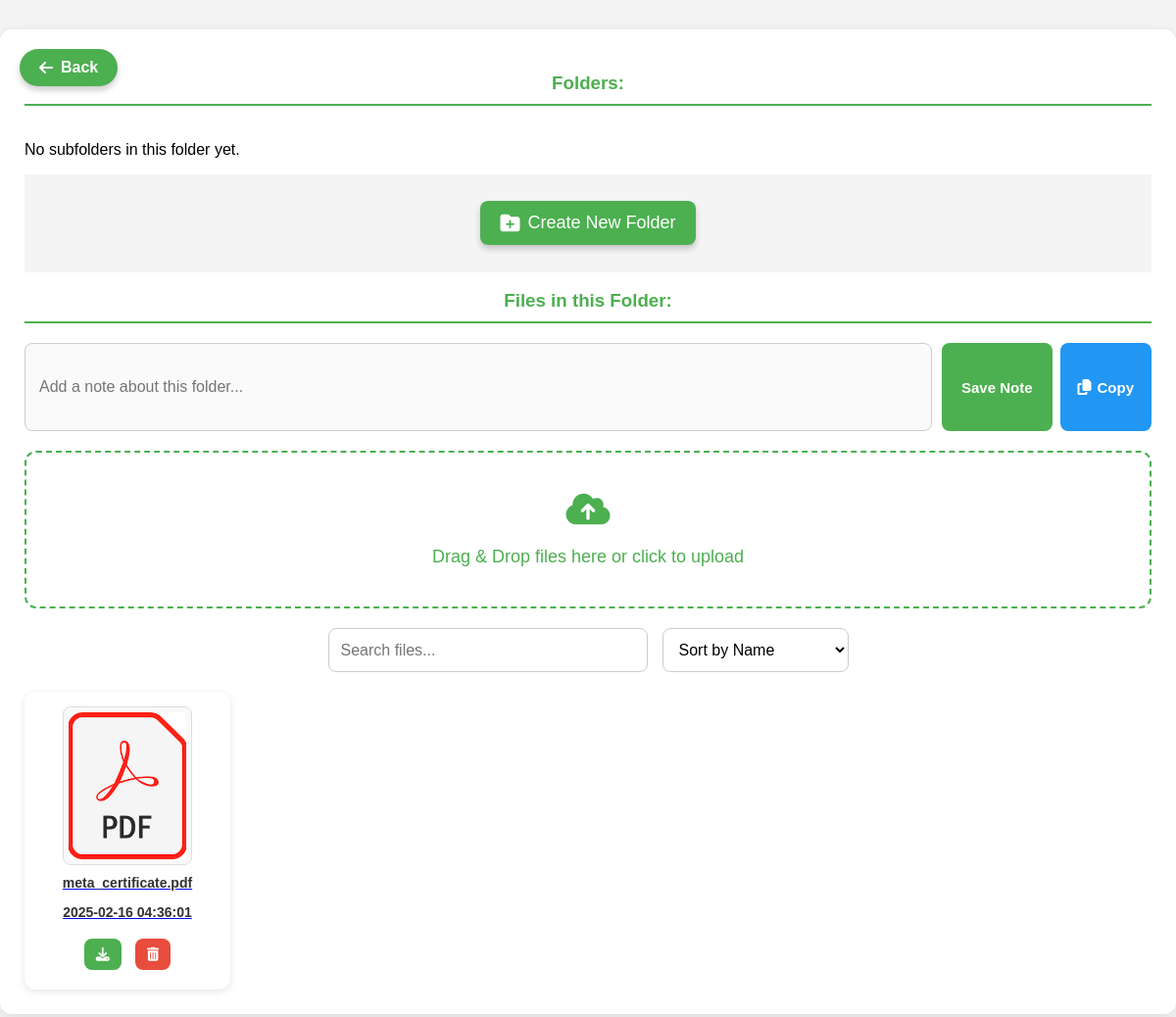
The app's page /folder/1/ (signed in), older data.
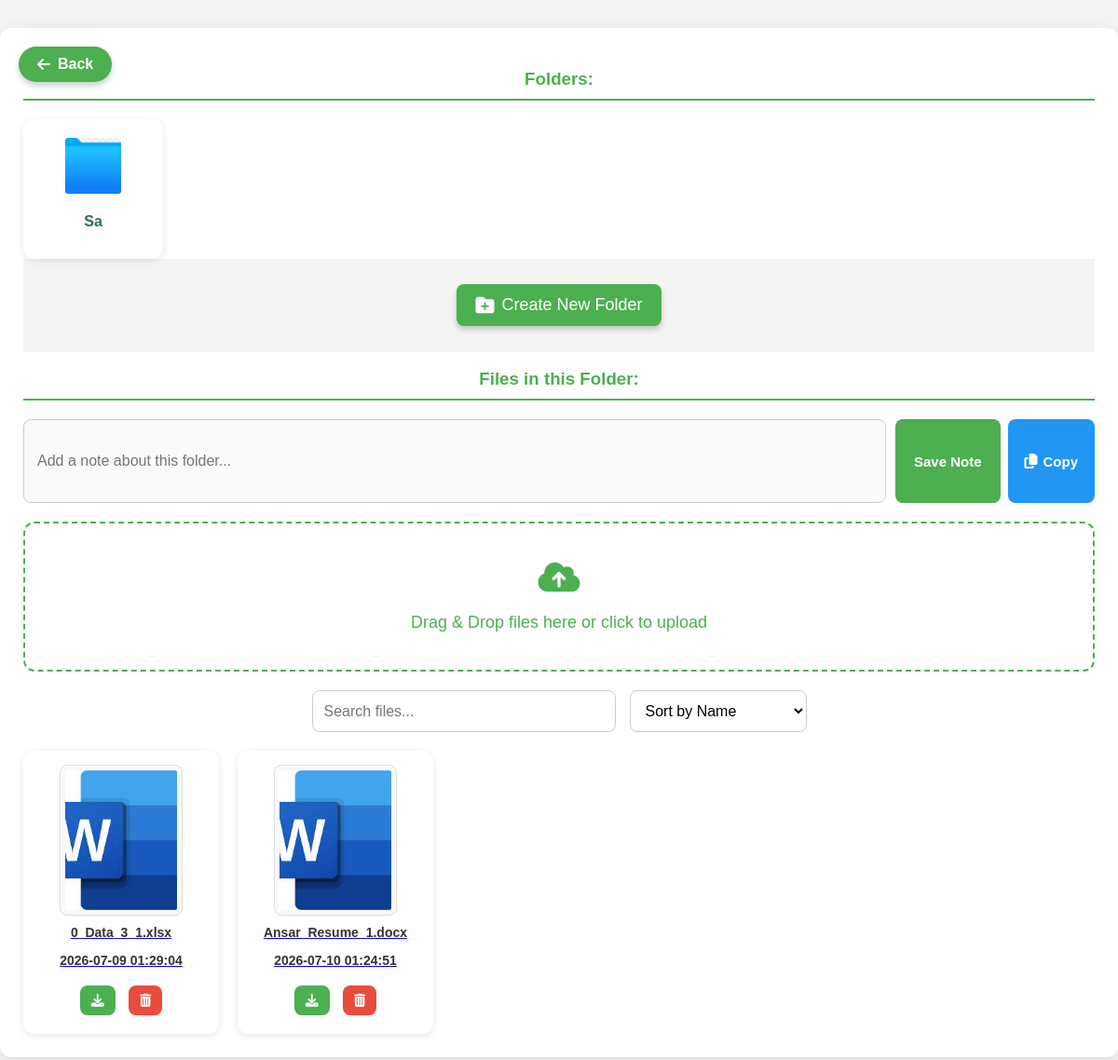
The same page, newer data.
### files/models.py (models this page shows, shortened)
class File(models.Model):
    folder = models.ForeignKey(Folder, on_delete=models.CASCADE)
    file = models.FileField(upload_to=user_directory_path)
    uploaded_by = models.ForeignKey(User, on_delete=models.CASCADE, null=True, blank=True)
    uploaded_at = models.DateTimeField(default=timezone.now)
    created_at = models.DateTimeField(auto_now_add=True)

class Folder(models.Model):
    name = models.CharField(max_length=255)
    owner = models.ForeignKey(User, on_delete=models.CASCADE)
    parent_folder = models.ForeignKey('self', on_delete=models.CASCADE, null=True, blank=True, related_name='subfolders')
    created_at = models.DateTimeField(auto_now_add=True)

### files/views.py (the view)
# urls.py: path('folder/<int:folder_id>/', views.folder_detail, name='folder_detail'),
@login_required
def folder_detail(request, folder_id):
    folder = get_object_or_404(Folder, id=folder_id, owner=request.user)
    files = File.objects.filter(folder=folder)
    for file in files:
        file.filename = os.path.basename(file.file.name)
    return render(request, 'files/folder_detail.html', {'folder': folder, 'files': files})

### files/templates/files/folder_detail.html (shortened to what this page needs)
{% load static %}
<!DOCTYPE html>
<html lang="en">
<head>
    <link rel="stylesheet" href="https://cdnjs.cloudflare.com/ajax/libs/font-awesome/6.4.2/css/all.min.css">
</head>
<body>
    <div class="container">
        <a href="{% url 'dashboard' %}" class="back-button">
            <i class="fas fa-arrow-left"></i> Back
        </a>
        <h3>Folders:</h3>
        <div class="folder-grid" id="folder-list">
            {% for subfolder in folder.subfolders.all %}
            <div class="folder-item">
                <a href="{% url 'folder_detail' subfolder.id %}">
                    <img src="{% static 'images/folder11.png' %}" alt="Folder">
                    <p>{{ subfolder.name }}</p>
                </a>
            </div>
            {% empty %}
                <p>No subfolders in this folder yet.</p>
            {% endfor %}
        </div>
        <div class="button-container">
            <button id="create-folder-button" onclick="openCreateFolderModal()">
                <i class="fas fa-folder-plus"></i> Create New Folder
            </button>
        </div>
        <h3>Files in this Folder:</h3>
        <div class="folder-note-container">
            <input type="text" id="folder-note-input" class="folder-note-input" placeholder="Add a note about this folder...">
            <div class="note-button-group">
                <button class="save-note-button" onclick="saveFolderNote()">Save Note</button>
                <button class="copy-note-button" onclick="copyFolderNote()" id="copy-note-btn">
                    <i class="fas fa-copy"></i> Copy
                </button>
            </div>
        </div>
        <div class="drag-drop-area" id="drag-drop-area">
            <i class="fas fa-cloud-upload-alt"></i>
            <p>Drag & Drop files here or click to upload</p>
        </div>
        <div class="search-container">
            <input type="text" id="search-input" class="search-input" placeholder="Search files..." onkeyup="searchFiles()">
            <select id="sort-select" class="sort-dropdown" onchange="sortFiles()">
                <option value="name">Sort by Name</option>
            </select>
        </div>
        <div class="file-grid" id="file-list">
            {% for file in files %}
            <div class="file-item"
            data-name="{{ file.filename }}"
            data-date="{{ file.uploaded_at|date:'Y-m-d H:i:s' }}"
            data-type="{{ file.file.url|slice:'-4:' }}">
           <a href="{{ file.file.url }}" target="_blank">
            {% with file_ext=file.file.url|lower|slice:'-4:' %}
            {% if file_ext == ".jpg" or file_ext == "jpeg" or file_ext == ".png" or file_ext == ".gif" %}
                <img src="{{ file.file.url }}" alt="Image">
            {% elif file_ext == ".pdf" %}
                <img src="{% static 'images/pdfimage.png' %}" alt="PDF">
            {% elif file_ext == ".xlsx" or file_ext == ".xls" %}
                <img src="{% static 'images/excelimage.png' %}" alt="Excel">
            {% elif file_ext == ".docx" or file_ext == ".doc" %}
                <img src="{% static 'images/wordimage.png' %}" alt="Word">
            {% elif file_ext == ".txt" %}
                <img src="https://cdn-icons-png.flaticon.com/512/824/824200.png" alt="Text">
            {% elif file_ext == ".zip" %}
                <img src="{% static 'images/zipimage.png' %}" alt="Zip">
            {% else %}
                <img src="{% static 'images/wordimage.jpg' %}" alt="Default">
            {% endif %}
        {% endwith %}
               <p>{{ file.filename }}</p>
               <p class="file-date">{{ file.uploaded_at|date:'Y-m-d H:i:s' }}</p>
           </a>
           <a href="{{ file.file.url }}" download class="download-button">
               <i class="fas fa-download"></i>
           </a>
           <button class="delete-button" onclick="deleteFile('{{ file.id }}')">
               <i class="fas fa-trash-alt"></i>
           </button>
       </div>
            {% empty %}
                <p>No files in this folder yet.</p>
            {% endfor %}
        </div>
    </div>
</body>
</html>

Row changes from the older to the newer data that the page shows:
removed File: filename "meta_certificate.pdf", uploaded_at "2025-02-16 04:36:01"
added Folder: name "Sa"
added File: filename "0_Data_3_1.xlsx", uploaded_at "2026-07-09 01:29:04"
added File: filename "Ansar_Resume_1.docx", uploaded_at "2026-07-10 01:24:51"
Text that changed along with them:
text no longer shown: "No subfolders in this folder yet."
